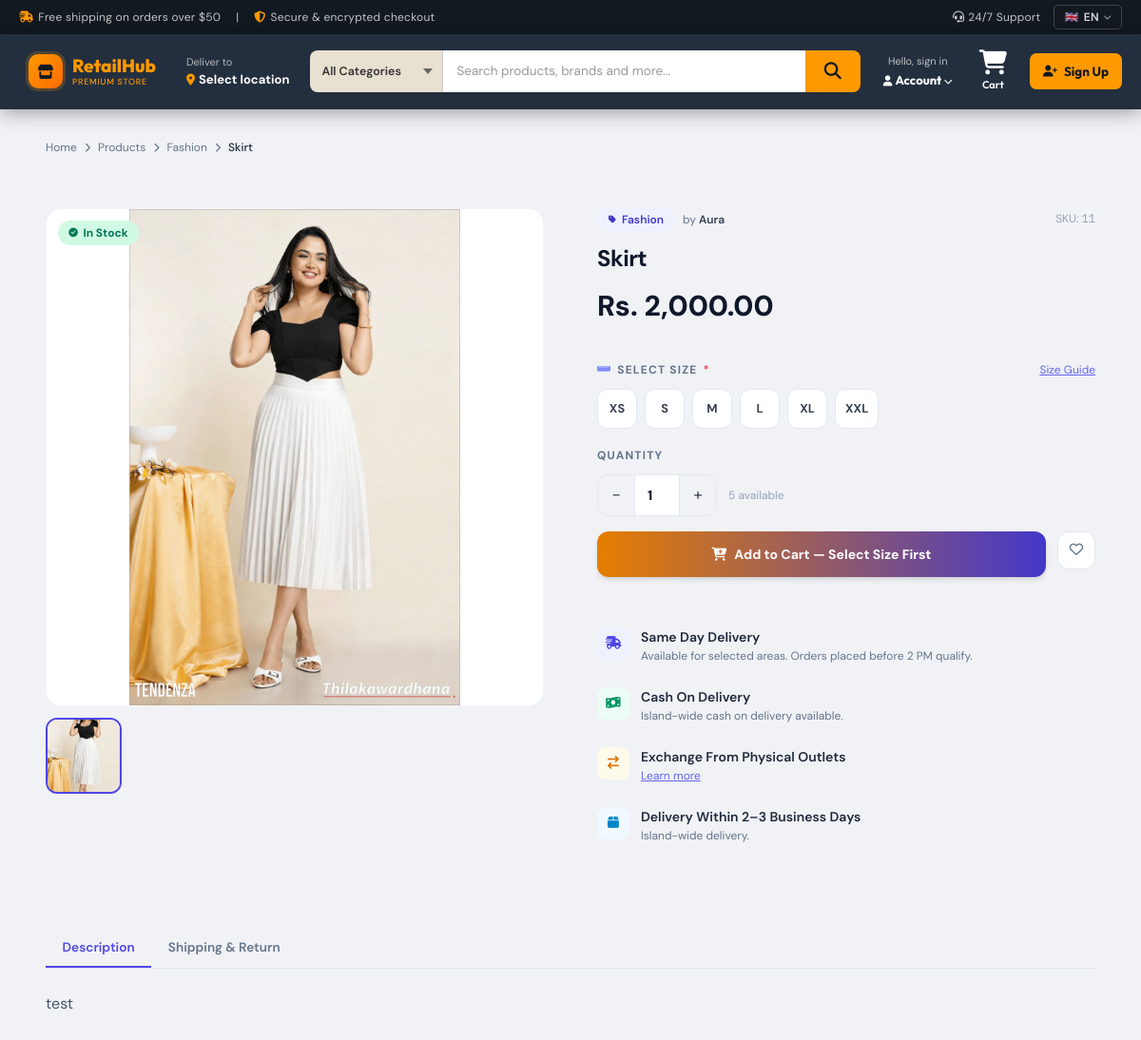
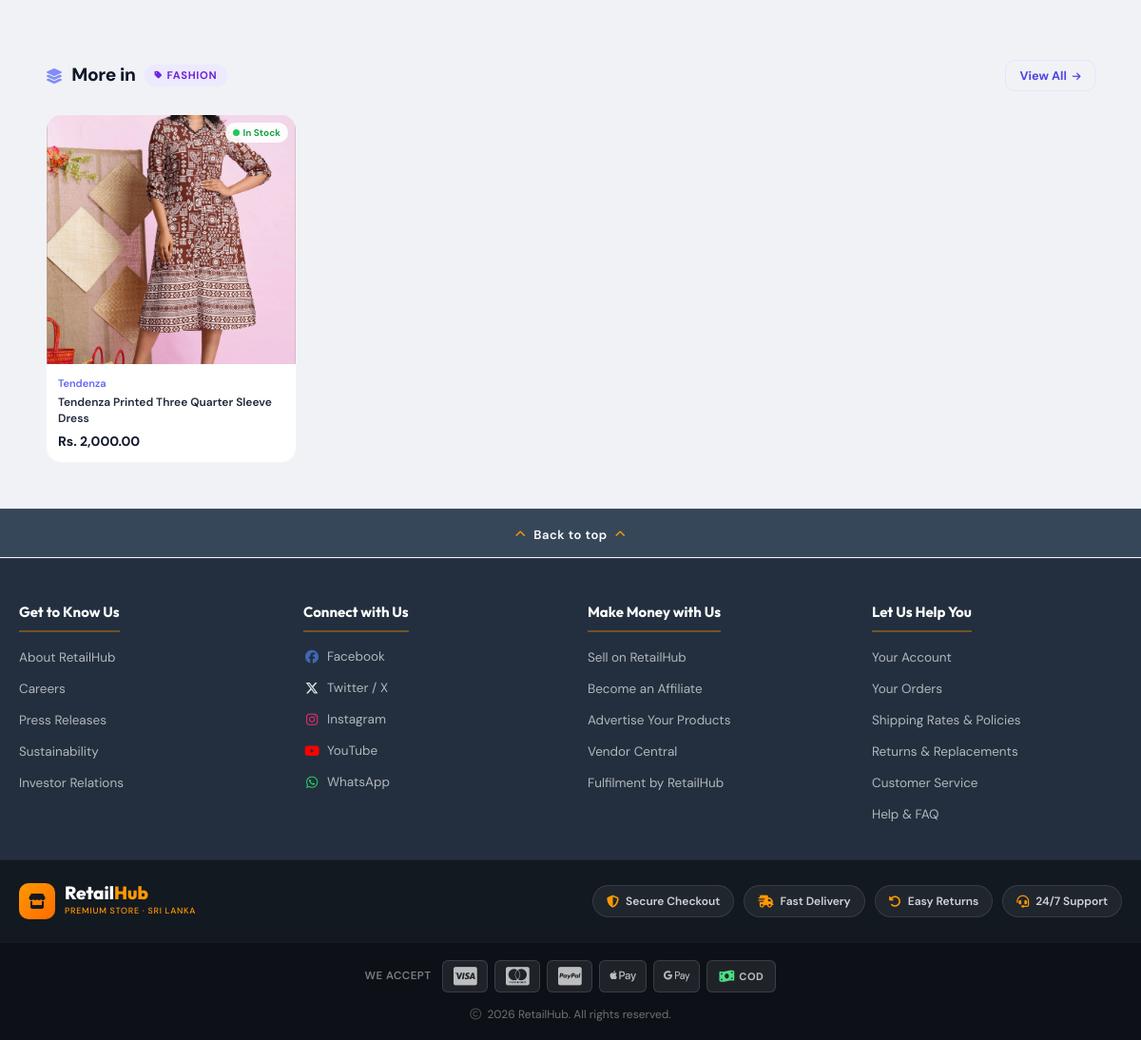
Screenshot of /index.php?page=product&id=6 with the database file from the repository (2 pictures, top to bottom).
### tables this page shows
CREATE TABLE `products` (
  `id` int(11) NOT NULL,
  `category_id` int(10) UNSIGNED DEFAULT NULL,
  `sub_category_id` int(10) UNSIGNED DEFAULT NULL,
  `name` varchar(180) NOT NULL,
  `brand` varchar(120) DEFAULT NULL,
  `sku` varchar(80) DEFAULT NULL,
  `description` text DEFAULT NULL,
  `price` decimal(10,2) NOT NULL,
  `stock_qty` int(11) NOT NULL DEFAULT 0,
  `image_url` varchar(255) DEFAULT NULL,
  `is_active` tinyint(1) DEFAULT 1,
  `created_at` timestamp NOT NULL DEFAULT current_timestamp(),
  `updated_at` timestamp NOT NULL DEFAULT current_timestamp() ON UPDATE current_timestamp(),
  `image_url_2` varchar(500) DEFAULT NULL,
  `image_url_3` varchar(500) DEFAULT NULL,
  `image_url_4` varchar(500) DEFAULT NULL
);

CREATE TABLE `categories` (
  `id` int(10) UNSIGNED NOT NULL,
  `name` varchar(120) NOT NULL,
  `parent_id` int(10) UNSIGNED DEFAULT NULL,
  `sort_order` tinyint(3) UNSIGNED NOT NULL DEFAULT 0,
  `is_active` tinyint(1) NOT NULL DEFAULT 1,
  `created_at` datetime NOT NULL DEFAULT current_timestamp()
);

### views/products/show.php (the view, shortened to what the rows shown need)
<?php if (!$product): ?>
    <div class="inline-flex items-center gap-2 rounded-2xl border border-amber-200 bg-amber-50 px-4 py-3 text-sm text-amber-900">
        <i class="fa-solid fa-triangle-exclamation" aria-hidden="true"></i>Product not found.
    </div>
<?php else: ?>
<?php
$relatedProducts = [];
if (!empty($product['category_id'])) {
    try {
        $relStmt = $pdo->prepare("
            SELECT p.id, p.name, p.brand, p.price, p.image_url, p.stock_qty,
                   c.name AS category_name
            FROM products p
            LEFT JOIN categories c ON c.id = p.category_id
            WHERE p.is_active = 1
              AND p.category_id = ?
              AND p.id != ?
            ORDER BY p.created_at DESC
            LIMIT 4
        ");
        $relStmt->execute([$product['category_id'], $product['id']]);
        $relatedProducts = $relStmt->fetchAll(PDO::FETCH_ASSOC);
    } catch (PDOException $e) { $relatedProducts = []; }
}
$sizeCategoryKeywords = [
    'fashion','clothing','clothes','tops','shirts','t-shirts','dresses','frocks',
    'bottoms','jeans','skirt','skirts','women','men','activewear','footwear',
    'shoes','sneakers','shoue','boots','sandals','heels','sport','sports'
];
$catName       = strtolower($product['category_name'] ?? '');
$requiresSize  = false;
foreach ($sizeCategoryKeywords as $kw) {
    if (str_contains($catName, $kw)) { $requiresSize = true; break; }
}
$sizes = [];
if ($requiresSize && empty($sizes)) {
    $isShoe   = false;
    $sizes = $isShoe
        ? ['36','37','38','39','40','41','42','43','44']
        : ['XS','S','M','L','XL','XXL'];
}
?>
<nav class="mb-6 flex items-center gap-2 text-xs text-slate-500 my-8 mx-12">
    <a href="index.php" class="hover:text-indigo-600 transition">Home</a>
    <i class="fa-solid fa-chevron-right text-[10px]"></i>
    <a href="index.php?page=products" class="hover:text-indigo-600 transition">Products</a>
    <?php if (!empty($product['category_name'])): ?>
    <i class="fa-solid fa-chevron-right text-[10px]"></i>
    <a href="index.php?page=products&category_id=<?= (int)($product['category_id'] ?? 0) ?>"
       class="hover:text-indigo-600 transition"><?= htmlspecialchars($product['category_name']) ?></a>
    <?php endif; ?>
    <i class="fa-solid fa-chevron-right text-[10px]"></i>
    <span class="text-slate-800 font-medium"><?= htmlspecialchars($product['name']) ?></span>
</nav>
<div class="grid gap-10 lg:grid-cols-2 lg:gap-14 lg:items-start my-8 mx-12">
    <div>
        <div class="overflow-hidden rounded-2xl border border-slate-100 bg-white shadow-soft relative">
            <img id="main-img"
                 src="<?= htmlspecialchars(assetImageUrl($product['image_url'] ?? null)) ?>"
                 alt="<?= htmlspecialchars($product['name']) ?>"
                 class="w-full aspect-square object-contain transition duration-300">
            <?php
            $availStock = (int)($product['available_stock'] ?? $product['stock_qty'] ?? 0);
            $inCart     = (int)($product['stock_qty'] ?? 0) - $availStock;
            ?>
            <?php if ($availStock > 0): ?>
                <span class="absolute top-3 left-3 stock-pill bg-emerald-100 text-emerald-700">
                    <i class="fa-solid fa-circle-check" style="font-size:.6rem;"></i> In Stock
                </span>
            <?php elseif ($inCart > 0): ?>
                <span class="absolute top-3 left-3 stock-pill bg-amber-100 text-amber-700">
                    <i class="fa-solid fa-cart-shopping" style="font-size:.6rem;"></i> In Your Cart
                </span>
            <?php else: ?>
                <span class="absolute top-3 left-3 stock-pill bg-red-100 text-red-600">
                    <i class="fa-solid fa-circle-xmark" style="font-size:.6rem;"></i> Out of Stock
                </span>
            <?php endif; ?>
        </div>
        <?php
        $thumbs = [];
        if (!empty($product['image_url']))   $thumbs[] = assetImageUrl($product['image_url']);
        ?>
        <?php if (count($thumbs) > 0): ?>
        <div class="thumb-list overflow-x-auto pb-1">
            <?php foreach ($thumbs as $i => $thumb): ?>
            <div class="thumb-item <?= $i===0?'active':'' ?>"
                 onclick="switchImage(this, '<?= htmlspecialchars($thumb) ?>')">
                <img src="<?= htmlspecialchars($thumb) ?>" alt="View <?= $i+1 ?>" class="object-contain">
            </div>
            <?php endforeach; ?>
        </div>
        <?php endif; ?>
    </div>
    <div class="flex flex-col gap-0">
        <div class="flex items-center gap-2 flex-wrap">
            <span class="inline-flex items-center gap-1.5 rounded-full bg-indigo-50 px-3 py-1 text-xs font-semibold text-indigo-700">
                <i class="fa-solid fa-tag text-[9px]"></i>
                <?= htmlspecialchars($product['category_name'] ?? 'General') ?>
            </span>
            <?php if (!empty($product['brand'])): ?>
                <span class="text-xs text-slate-500">by <span class="font-semibold text-slate-700"><?= htmlspecialchars($product['brand']) ?></span></span>
            <?php endif; ?>
            <?php if (!empty($product['sku'])): ?>
                <span class="ml-auto text-xs text-slate-400">SKU: <span class="font-mono"><?= htmlspecialchars($product['sku']) ?></span></span>
            <?php endif; ?>
        </div>
        <h1 class="mt-3 text-2xl font-bold tracking-tight text-slate-900 leading-snug">
            <?= htmlspecialchars($product['name']) ?>
        </h1>
        <div class="mt-4 flex items-baseline gap-3">
            <span class="text-3xl font-extrabold text-slate-900"><?= formatCurrency($product['price']) ?></span>
        </div>
        <hr class="my-5 border-slate-100">
        <?php if (!empty($sizes)): ?>
        <div class="mb-5" id="size-section">
            <div class="flex items-center justify-between mb-3">
                <p class="text-xs font-bold uppercase tracking-widest text-slate-500 flex items-center gap-1.5">
                    <i class="fa-solid fa-ruler-horizontal text-indigo-400" style="font-size:.7rem;"></i>
                    Select Size
                    <?php if ($requiresSize): ?>
                        <span class="text-rose-500">*</span>
                    <?php endif; ?>
                </p>
                <a href="#" class="text-xs text-indigo-500 underline hover:text-indigo-700">Size Guide</a>
            </div>
            <div class="flex flex-wrap gap-2" id="size-group">
                <?php foreach ($sizes as $sz): ?>
                <button type="button" class="size-btn"
                        onclick="selectSize(this, '<?= htmlspecialchars($sz) ?>')">
                    <?= htmlspecialchars($sz) ?>
                </button>
                <?php endforeach; ?>
            </div>
        </div>
        <?php endif; ?>
        <form method="post" action="index.php?page=cart-add" id="add-to-cart-form"
              onsubmit="return validateBeforeAdd(event)">
            <?php
            $availStock = (int)($product['available_stock'] ?? $product['stock_qty'] ?? 0);
            $totalStock = (int)($product['stock_qty'] ?? 0);
            $inCart     = $totalStock - $availStock;
            $outOfStock = $availStock <= 0;
            ?>
            <?php if (!$outOfStock): ?>
            <div class="flex flex-wrap items-center gap-3 mb-4">
                <p class="text-xs font-bold uppercase tracking-widest text-slate-500 w-full">Quantity</p>
                <div class="qty-stepper">
                    <button type="button" onclick="changeQty(-1)">−</button>
                    <input type="number" id="qty" name="qty" min="1" max="<?= $availStock ?>" value="1" readonly>
                    <button type="button" onclick="changeQty(1)">+</button>
                </div>
                <span class="text-xs text-slate-400">
                    <?= $availStock ?> available
                </span>
            </div>
            <?php endif; ?>
            <div class="flex flex-wrap gap-3">
                <?php if ($outOfStock): ?>
                <div class="flex-1 flex flex-col gap-2">
                    <div class="inline-flex w-full items-center justify-center gap-2 rounded-xl bg-slate-100 px-6 py-3.5 text-sm font-bold text-slate-400 cursor-not-allowed border border-slate-200">
                        <i class="fa-solid fa-ban"></i>
                        <?= $inCart > 0 ? 'You\'ve added all available stock to your cart' : 'Out of Stock' ?>
                    </div>
                    <?php if ($inCart > 0): ?>
                    <a href="index.php?page=cart" class="inline-flex w-full items-center justify-center gap-2 rounded-xl bg-gradient-to-r from-brand-600 to-indigo-700 px-6 py-3 text-sm font-bold text-white hover:from-brand-700 hover:to-indigo-800 transition">
                        <i class="fa-solid fa-cart-shopping"></i> View Cart
                    </a>
                    <?php endif; ?>
                </div>
                <?php else: ?>
                <button type="submit" id="add-to-cart-btn"
                    class="flex-1 inline-flex items-center justify-center gap-2 rounded-xl bg-gradient-to-r from-brand-600 to-indigo-700 px-6 py-3.5 text-sm font-bold text-white shadow-md hover:from-brand-700 hover:to-indigo-800 transition">
                    <i class="fa-solid fa-cart-plus" aria-hidden="true"></i>
                    <?php if ($requiresSize && !empty($sizes)): ?>
                        Add to Cart — Select Size First
                    <?php else: ?>
                        Add to Cart
                    <?php endif; ?>
                </button>
                <?php endif; ?>
                <button type="button" class="icon-btn" title="Add to wishlist">
                    <i class="fa-regular fa-heart"></i>
                </button>
            </div>
        </form>
        <hr class="my-5 border-slate-100">
        <div>
            <div class="delivery-row">
                <div class="delivery-icon bg-indigo-50 text-indigo-600"><i class="fa-solid fa-truck-fast"></i></div>
                <div>
                    <p class="text-sm font-semibold text-slate-800">Same Day Delivery</p>
                    <p class="text-xs text-slate-500 mt-0.5">Available for selected areas. Orders placed before 2 PM qualify.</p>
                </div>
            </div>
            <div class="delivery-row">
                <div class="delivery-icon bg-emerald-50 text-emerald-600"><i class="fa-solid fa-money-bill-wave"></i></div>
                <div>
                    <p class="text-sm font-semibold text-slate-800">Cash On Delivery</p>
                    <p class="text-xs text-slate-500 mt-0.5">Island-wide cash on delivery available.</p>
                </div>
            </div>
            <div class="delivery-row">
                <div class="delivery-icon bg-amber-50 text-amber-600"><i class="fa-solid fa-arrow-right-arrow-left"></i></div>
                <div>
                    <p class="text-sm font-semibold text-slate-800">Exchange From Physical Outlets</p>
                    <p class="text-xs text-slate-500 mt-0.5"><a href="#" class="text-indigo-500 underline">Learn more</a></p>
                </div>
            </div>
            <div class="delivery-row">
                <div class="delivery-icon bg-sky-50 text-sky-600"><i class="fa-solid fa-box"></i></div>
                <div>
                    <p class="text-sm font-semibold text-slate-800">Delivery Within 2–3 Business Days</p>
                    <p class="text-xs text-slate-500 mt-0.5">Island-wide delivery.</p>
                </div>
            </div>
        </div>
    </div>
</div>
<div class="my-12 mx-12">
    <div class="flex gap-0 border-b border-slate-200">
        <button class="tab-btn active" onclick="switchTab(this,'tab-description')">Description</button>
        <button class="tab-btn" onclick="switchTab(this,'tab-shipping')">Shipping &amp; Return</button>
    </div>
    <div id="tab-description" class="tab-panel active mt-6">
        <?php if (!empty($product['description'])): ?>
            <div class="prose prose-sm max-w-none text-slate-600 leading-relaxed">
                <?= nl2br(htmlspecialchars($product['description'])) ?>
            </div>
        <?php else: ?>
            <p class="text-sm text-slate-400 italic">No description available.</p>
        <?php endif; ?>
    </div>
</div>
<?php if (!empty($relatedProducts)): ?>
<div class="mt-10 mb-12 mx-12">
    <div class="rel-section-header">
        <div class="rel-section-title">
            <i class="fa-solid fa-layer-group text-indigo-400" style="font-size:1rem;"></i>
            More in
            <span class="rel-cat-badge">
                <i class="fa-solid fa-tag" style="font-size:.55rem;"></i>
                <?= htmlspecialchars($product['category_name'] ?? 'This Category') ?>
            </span>
        </div>
        <a href="index.php?page=products&category_id=<?= (int)($product['category_id'] ?? 0) ?>" class="rel-view-all">
            View All <i class="fa-solid fa-arrow-right"></i>
        </a>
    </div>
    <div class="grid grid-cols-2 gap-4 sm:grid-cols-3 lg:grid-cols-4">
        <?php foreach ($relatedProducts as $rp):
            $rpStock = (int)($rp['stock_qty'] ?? 0); ?>
        <a href="index.php?page=product&id=<?= (int)$rp['id'] ?>" class="rel-card">
            <div style="position:relative;overflow:hidden;">
                <img src="<?= htmlspecialchars(assetImageUrl($rp['image_url'] ?? null)) ?>" alt="<?= htmlspecialchars($rp['name']) ?>">
                <span style="position:absolute;top:8px;right:8px;display:inline-flex;align-items:center;gap:4px;background:rgba(255,255,255,.92);border-radius:999px;padding:3px 8px;font-size:10px;font-weight:700;color:<?= $rpStock===0?'#dc2626':($rpStock<=5?'#c2410c':'#16a34a') ?>;">
                    <span class="rel-stock-dot" style="background:<?= $rpStock===0?'#dc2626':($rpStock<=5?'#f97316':'#22c55e') ?>;"></span>
                    <?= $rpStock===0?'Out of Stock':($rpStock<=5?'Only '.$rpStock.' left':'In Stock') ?>
                </span>
            </div>
            <div class="rel-card-body">
                <p class="text-[11px] font-semibold text-indigo-500 mb-1"><?= htmlspecialchars($rp['brand'] ?? '') ?></p>
                <p class="text-xs font-semibold text-slate-800 leading-snug line-clamp-2"><?= htmlspecialchars($rp['name']) ?></p>
                <p class="mt-1.5 text-sm font-bold text-slate-900"><?= formatCurrency($rp['price']) ?></p>
            </div>
        </a>
        <?php endforeach; ?>
    </div>
</div>
<?php endif; ?>
<?php endif;  ?>

### rows the page displays
products: category.name "Fashion", name "Skirt", image_url (picture), brand "Aura", sku "11", price "Rs. 2,000.00", category.name "XS", category.name "S", category.name "M", category.name "L", category.name "XL", category.name "XXL", stock_qty "5", description "test", category.name "FASHION"
products: image_url (picture), stock_qty "In Stock", brand "Tendenza", name "Tendenza Printed Three Quarter Sleeve Dress", price "Rs. 2,000.00"

### other values shown
$_['free_shipping'] "Free shipping on orders over $50"
$_['secure'] "Secure & encrypted checkout"
$_['support'] "24/7 Support"
$flags[$lang] "🇬🇧"
$labels[$lang] "EN"
$_['premium_store'] "PREMIUM STORE"
$_['deliver_to'] "Deliver to"
$_['select_location'] "Select location"
$_['sign_in'] "Hello, sign in"
$_['account'] "Account"
$_['cart'] "Cart"
$_['sign_up'] "Sign Up"
form field category "All Categories"
